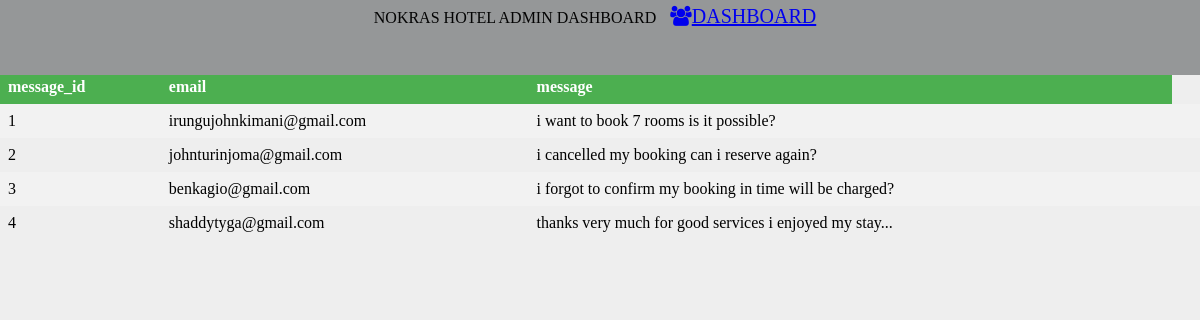
/support.php, run on the app's committed database.
### tables this page shows
CREATE TABLE `messages` (
  `message_id` int(10) NOT NULL,
  `email` varchar(50) NOT NULL,
  `message` varchar(256) NOT NULL
);

### support.php (the view, shortened to what this page needs)
<?php
include 'conn.php';
 ?>
<!DOCTYPE html>
<html>
  <head>
    <link href="https://stackpath.bootstrapcdn.com/font-awesome/4.7.0/css/font-awesome.min.css" rel="stylesheet">
    <link rel="stylesheet" href="animate.css">
    <link rel="stylesheet" href="viewadmin.css">
    <center>
    <div id="navbar">
  NOKRAS HOTEL ADMIN DASHBOARD
  <a href="dashboard.php"><i class="fa fa-users"></i>DASHBOARD</a>
  </div>
  </center>
  </head>
  <body>
  <table>
    <tr>
      <th>message_id</th>
      <th>email</th>
      <th>message</th>
  </tr>
<?php
$sql="SELECT message_id,email,message from messages";
$result =$conn-> query($sql);
if ($result-> num_rows > 0) {
   while ($row = $result-> fetch_assoc()){
     echo "<tr><td>".$row["message_id"] ."</td><td>"
     .$row["email"] ."</td><td>" .$row["message"] ."</td><td>"."</td></tr>";
   }
   echo "</table>";
}
else {
  echo "0 rseult";
}
 ?>
  </body>
</html>

### viewadmin.css (style rules this page uses)
* { margin: 0; padding: 0; }
body { background-color: #eee; padding-top: 70px; }
#navbar { width: 100%; height: 70px; background-color:#959798; color: #030303; position: fixed; top: 0px; padding-top: 5PX; float: left; }
#navbar a { margin: 10px; font-size: 20px; }
table { border-collapse: collapse; width: 100%; }
th, td { text-align: left; padding: 8px; }
tr:nth-child(even) { background-color: #f2f2f2 }
th { background-color: #4CAF50; color: white; }

### data on the page
messages: message_id "1", email "irungujohnkimani@gmail.com", message "i want to book 7 rooms is it possible?"
messages: message_id "2", email "johnturinjoma@gmail.com", message "i cancelled my booking can i reserve again?"
messages: message_id "3", email "benkagio@gmail.com", message "i forgot to confirm my booking in time will be charged?"
messages: message_id "4", email "shaddytyga@gmail.com", message "thanks very much for good services i enjoyed my stay..."
